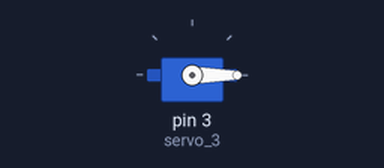
Bench run of a sketch on a simulated Arduino Uno, built with avr-gcc and run on an emulated ATmega328P. Shown: servo.

Above: at 0.05 s.
Timing chart, 0 to 4.6 s (numbered marks = the images above):
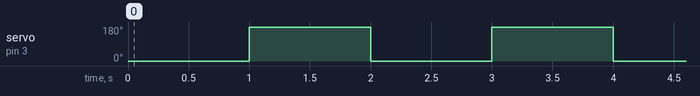

The sketch:

Kendi_Kendine_Servo.ino
```cpp
// generated by mBlock5 for <your product>
// codes make you happy

#include <Servo.h>
#include <Arduino.h>
#include <Wire.h>
#include <SoftwareSerial.h>

Servo servo_3;

void _delay(float seconds) {
  long endTime = millis() + seconds * 1000;
  while(millis() < endTime) _loop();
}

void setup() {
  servo_3.attach(3);
  while(1) {
      servo_3.write(0);
      _delay(1);
      servo_3.write(180);
      _delay(1);

      _loop();
  }

}

void _loop() {
}

void loop() {
  _loop();
}
```

Measured:
- by itself, servo on pin 3 (servo_3): alternates 180° for 1.0 s and 0° for 1.0 s
